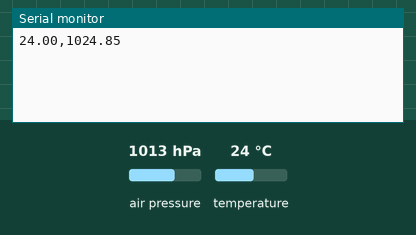
A sketch run on a simulated Arduino Uno, built with avr-gcc and run on an emulated ATmega328P. Shown: the last lines printed to the serial monitor. The inputs (shaded band) are chosen by the test bench; at power-on: air pressure 1013 hPa, temperature 24 °C.

Above: at 1.3 s.
1.4 s: air pressure set to 952 hPa
At 6.2 s:
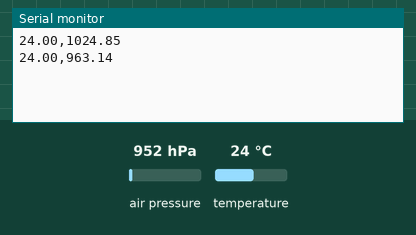
7.7 s: temperature set to 12 °C
At 12.0 s:
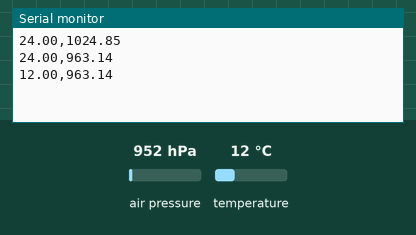
14.0 s: air pressure set to 975 hPa
At 16.5 s:
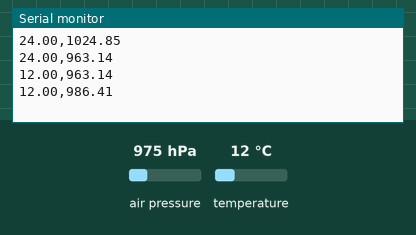
Timing chart, 0 to 18.0 s (numbered marks = the images above; inputs shaded):
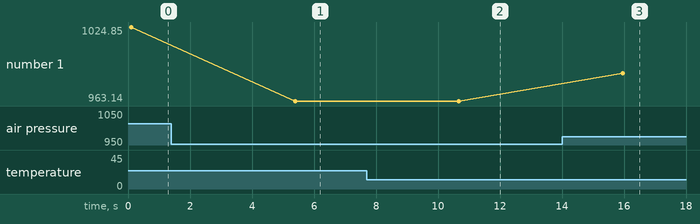

The sketch:

BMPGRAPH.ino
```cpp
/*

Este sensor mede a pressão absoluta (pressão ambiente actual), que varia de acordo com a meteorologia e a altitude
Antes de ler a pressão, é necessário ler a temperatura. Isto é feito usando as funções startTemperature() e getTemperature(), que devolvem o resultado (float) em graus celcius

Uma vez obtida a temperatura, pode-se começar a ler a pressão barométrica usando as funções startPressure() e getPressure. O resultado será em milibares, (hectopascai hPa)
Para se defenir a altutide relativa ao NMAM (Nível Médio das Águas do Mar) da cota actual, usa-se a função sealevel(). Esta altitude deve ser obtida usando por exemplo um equipamento de GPS, ou um smartphone.
Para se calcular a altitude, é necessário criar uma linha base de altitude. Para isto pode-se utilizar uma média de pressão ao NMAM, ou uma leitura de altitude anterior. Neste caso usar-se ia a função (altitude).

Wiring:
- (GND) to GND
+ (VDD) to 3.3V

ATENCAO: NÃO LIGAR O SENSOR A 5VDC, CASO CONTRARIO AVARIA.

Também vão ser necessários os pinos de barramento I2C (SCL e SDA), que variam de circuito para circuito. Ver tabela abaixo para arduino.

Arduino pins            :  SDA  SCL
Uno, Redboard, Pro:        A4   A5
Mega2560, Due:             20   21
Leonardo:                   2    3

O pino VDDIO fica livre, pois apenas é usado em circuitos lógicos de 1.8V

Bibliotecas usadas:

SFE_BMP180

Equações utilizadas: Equações de vigula flutuante, desenvolvidas pelo projeto Weather Station Data Logger: http://wmrx00.sourceforge.net/

Baseado no trabalho de Grusin 2013 e Arduino Comunityu 2015, adaptado por Apocsantos

ILM: "My four legged princess... Dady misses you a bunch"
*/

#include <SFE_BMP180.h> //biblioteca do sensor
#include <Wire.h> //biblioteca de barramento I2C

//cria-se um objecto SFE_BMP180 chamado pressure

SFE_BMP180 pressure;

#define ALTITUDE 98.0 //(1655.0) Altitude (em pés) actual da minha casota nas coordenadas 41.379562N, -8.746893W

void setup()
{
  Serial.begin(115200);
  if (pressure.begin())
    delay(100);
  else
  {
    while(1); // Pausa.
  }
}

void loop()
{
  char status;
  double T,P,p0,a;

  status = pressure.startTemperature();
  if (status != 0)
  {
    // Aguarda o resultado da leitura
    delay(status);
    //Note to Self: Implementar try catch era interessante
    status = pressure.getTemperature(T);
    if (status != 0)
    {
      // Imprime na porta série o valor de temperatura:
      //Serial.print("temperatura: ");
      Serial.print(T,2);
      Serial.print(",");
      status = pressure.startPressure(3);
      if (status != 0)
      {
        delay(status);
        status = pressure.getPressure(P,T);
        if (status != 0)
        {
         // Serial.println(P*0.0295333727,2);
          delay(250);
          // Print out the measurement:
          p0 = pressure.sealevel(P,ALTITUDE); // Estou a 92metros, e altura e a vários cafés de pressao!
          Serial.println(p0,2);
        }
       }
    }
  }
  delay(5000);  // Pause for 5 seconds.
}
```

Measured:
- after the input at 1.4 s, the serial monitor: prints a new line after 4.0 s (image 1)
- after the input at 7.7 s, the serial monitor: prints a new line after 3.0 s (image 2)
- after the input at 14.0 s, the serial monitor: prints a new line after 2.0 s (image 3)
- plotted number 1: 1024.85 → 963.14 after the input at 1.4 s, 963.14 → 986.41 after the input at 14.0 s
